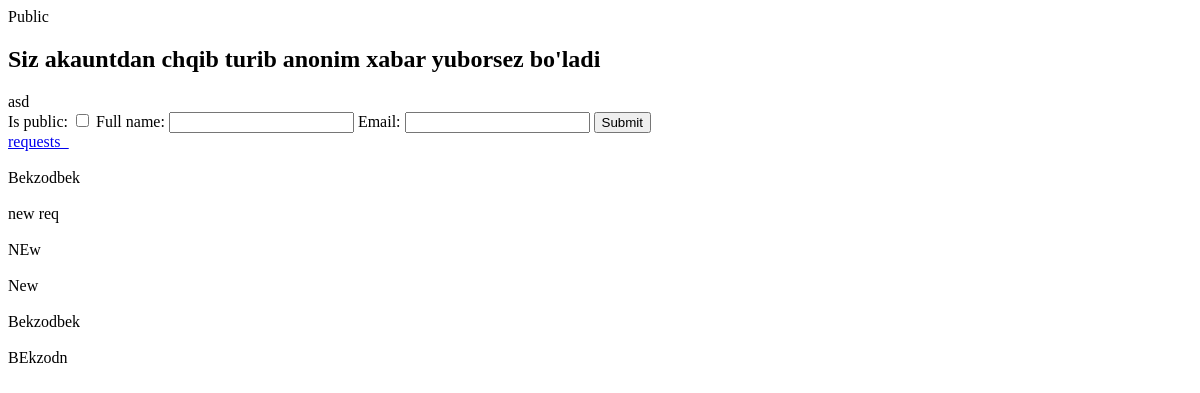
The app's page /form/20221221170914096059/?tab=requests (signed in), older data.
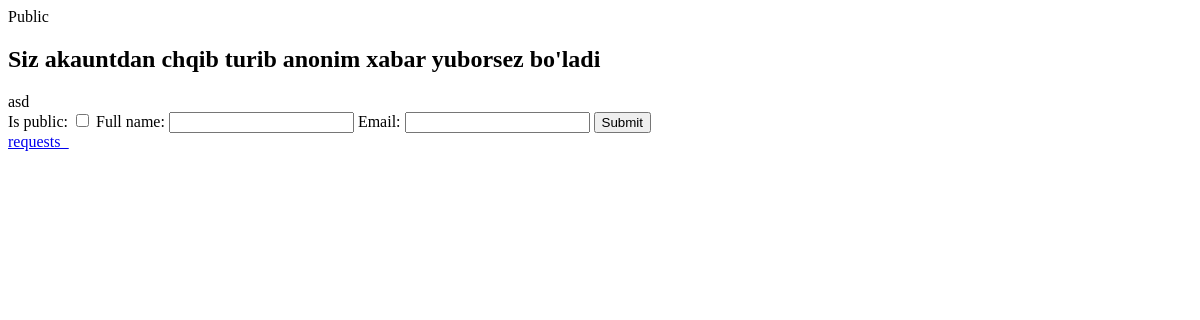
The same page, newer data.
### forms/models.py (models this page shows, shortened)
class FormRequest(models.Model):
    form = models.ForeignKey(Form, on_delete=models.CASCADE, related_name="form_requests")
    user = models.ForeignKey(CustomUser, on_delete=models.CASCADE, null=True, blank=True, related_name='user_request')
    is_public = models.BooleanField(default=False)
    view = models.BooleanField(default=False)
    full_name = models.CharField(max_length=32)
    email = models.EmailField()

### forms/views.py (the view)
# urls.py: path("form/<str:slug>/", SingleView, name='single'),
def SingleView(request, slug):
    single = Form.objects.get(slug=slug)
    tab = request.GET.get('tab')
    requests_ = None
    if tab == "requests":
        if request.user.username == single.author.username:
            requests_ = single.form_requests.all()
        else:
            requests_ = single.form_requests.filter(is_public=True)
    form_ = get_object_or_404(Form, slug=slug)
    user_r = None
    if single.anonim_requests == False:
        if request.user.is_authenticated:
            user_r = get_object_or_404(CustomUser, username=request.user)
        else:
            return HttpResponseRedirect(request.META.get('HTTP_REFERER'))
    else:
        if request.user.is_authenticated:
            user_r = get_object_or_404(CustomUser, username=request.user)
        else:
            user_r = get_object_or_404(CustomUser, username='anonim')
    form_requests_count = form_.form_requests.count()
    new_request = None
    if request.method == 'POST':
        request_form = CreateFormRequestTest(data=request.POST)
        if request_form.is_valid():
            new_request = request_form.save(commit=False)
            new_request.form = form_
            new_request.user = user_r
            new_request.save()
            return HttpResponseRedirect(request.META.get('HTTP_REFERER'))
    else:
        request_form = CreateFormRequestTest()
    context = {
        "single":single,
        "form_requests_count":form_requests_count,
        "request_form":request_form,
        "requests_":requests_
    }
    return render(request, 'pages/single.html', context)

### forms/form.py
class CreateFormRequestTest(forms.ModelForm):
    class Meta:
        model = FormRequest
        fields = ['is_public', 'full_name', 'email']

### templates/pages/single.html (shortened to what this page needs)
<!DOCTYPE html>
<html lang="en">
<head>
</head>
<body>
    {% if single.is_public %}
    <span>Public</span>
    {% else %}
    <span>Private</span>
    {% endif %}
    <br>
    {% if single.anonim_requests %}
    <h2>Siz akauntdan chqib turib anonim xabar yuborsez bo'ladi</h2>
    {% endif %}
    {{ single.message }}
    <form method="post">
        {{ request_form }}
        <button type="submit">Submit</button>
    </form>
    <a href="?tab=requests">requests_</a>
    <br>
    {% for y in requests_ %}
    <br>
    {{ y.full_name }}
    <br>
    {% endfor %}
</body>
</html>

Row changes from the older to the newer data that the page shows:
removed FormRequest: full_name "Bekzodbek"
removed FormRequest: full_name "new req"
removed FormRequest: full_name "NEw"
removed FormRequest: full_name "New"
removed FormRequest: full_name "Bekzodbek"
removed FormRequest: full_name "BEkzodn"
